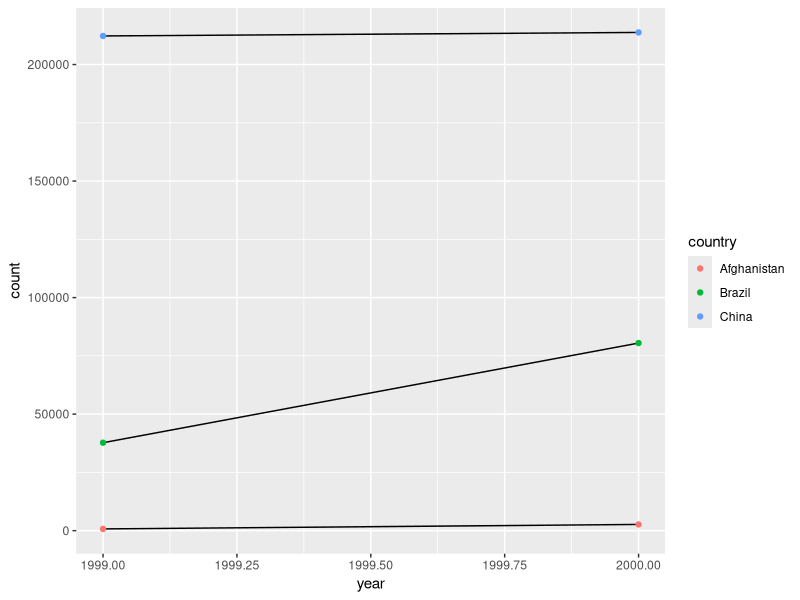

Source code (R): (Note: this script raises an error after producing the figure.)
## ---- chunk 1
knitr::opts_chunk$set(echo = TRUE)
library(tidyverse)
## ---- chunk 2
table2_cases <- filter(table2, type == "cases")[["count"]]
## ---- chunk 3
table2_population <- filter(table2, type == "population")[["count"]]
## ---- chunk 4
table2_rate <- table2_cases / table2_population * 10000
## ---- chunk 5
table2_country <- filter(table2, type == "cases")[["country"]]
table2_year <- filter(table2, type == "cases")[["year"]]

table2_new <- tibble(
  country = table2_country,
  year = table2_year,
  cases = table2_cases,
  population = table2_population,
  rate = table2_rate
  )
table2_new
## ---- chunk 6
table4_new <- tibble(
  country = table4a[["country"]],
  `1999` = table4a[["1999"]] / table4b[["1999"]] * 10000,
  `2000` = table4a[["2000"]] / table4b[["2000"]] * 10000
  )
table4_new
## ---- chunk 7
table2 %>%
  filter(type == "cases") %>% 
  ggplot(aes(year, count)) +
    geom_line(aes(group = country)) +
    geom_point(aes(colour = country))
## ---- chunk 8
    stocks <- tibble(
      year   = c(2015, 2015, 2016, 2016),
      half  = c(   1,    2,     1,    2),
      return = c(1.88, 0.59, 0.92, 0.17)
    )
    stocks %>% 
      spread(year, return) %>% 
      gather("year", "return", `2015`:`2016`)
## ---- chunk 9
stocks %>% select(year)
## ---- chunk 10
stocks %>% 
  spread(year, return) %>% 
  gather("year", "return", `2015`:`2016`) %>% 
  select(year)
## ---- chunk 11
    table4a %>% 
      gather(1999, 2000, key = "year", value = "cases")
## ---- chunk 12
table4a %>% 
  gather(`1999`, `2000`, key = "year", value = "cases")
## ---- chunk 13
    people <- tribble(
      ~name,             ~key,    ~value,
      #-----------------|--------|------
      "Phillip Woods",   "age",       45,
      "Phillip Woods",   "height",   186,
      "Phillip Woods",   "age",       50,
      "Jessica Cordero", "age",       37,
      "Jessica Cordero", "height",   156
    )
## ---- chunk 14
people %>% spread(key, value)
## ---- chunk 15
people <- tribble(
  ~name,             ~key,    ~value, ~time,
  #-----------------|--------|------|-------
  "Phillip Woods",   "age",       45, 1,
  "Phillip Woods",   "height",   186, 1,
  "Phillip Woods",   "age",       50, 2,
  "Jessica Cordero", "age",       37, 1,
  "Jessica Cordero", "height",   156, 1
)
## ---- chunk 16
people %>% spread(key, value)
## ---- chunk 17
    preg <- tribble(
      ~pregnant, ~male, ~female,
      "yes",     NA,    10,
      "no",      20,    12
    )
## ---- chunk 18
preg %>% gather(
  male, female,
  key = "sex",
  value = "count"
)
## ---- chunk 19
tibble(x = c("a,b,c", "d,e,f,g", "h,i,j")) %>% 
  separate(x, c("one", "two", "three"), extra = "merge")
## ---- chunk 20
tibble(x = c("a,b,c", "d,e", "f,g,i")) %>% 
  separate(x, c("one", "two", "three"), fill = "left")
## ---- chunk 21
tibble(x = c("a,b,c", "d,e,f", "g,h,i")) %>% 
  separate(x, c("one", "two", "three"), remove = "FALSE")
## ---- chunk 22
tibble(x = c("a,b,c", "d,e,f", "g,h,i")) %>% 
  separate(x, c("one", "two", "three"))

tibble(x = c("a,b,c", "d,e,f", "g,h,i"))

tibble(x = c("a,b,c", "d,e,f", "g,h,i")) %>% 
  extract(x, "A")
## ---- chunk 23
df <- data.frame(Month = 1:12, Year = c(NA, 2000, rep(NA, 10)))
df %>% fill(Year, .direction = c("up"))
## ---- chunk 24
who %>%
  gather(new_sp_m014:newrel_f65, key = "key", value = "cases") %>% 
  count(is.na(cases))
## ---- chunk 25
who %>%
  gather(new_sp_m014:newrel_f65, key = "key", value = "cases") %>% 
  filter(cases == 0) %>% 
  nrow()
## ---- chunk 26
who %>%
  gather(code, value, new_sp_m014:newrel_f65, na.rm = TRUE) %>% 
  separate(code, c("new", "var", "sexage")) %>% 
  select(-new, -iso2, -iso3) %>% 
  separate(sexage, c("sex", "age"), sep = 1)
## ---- chunk 27
split_problem <- who %>%
  gather(code, value, new_sp_m014:newrel_f65, na.rm = TRUE) %>% 
  separate(code, c("new", "var", "sexage")) %>% 
  select(-new, -iso2, -iso3) %>% 
  separate(sexage, c("sex", "age"), sep = 1)
## ---- chunk 28
split_problem %>% slice(73467:73486)
## ---- chunk 29
who %>% 
  gather(new_sp_m014:newrel_f65, key = "key", value = "cases", na.rm = TRUE) %>% 
  select(country, iso2, iso3) %>% 
  distinct() %>% 
  group_by(country) %>% 
  filter(n() > 1)
## ---- chunk 30
who_cases <- who %>%
  gather(code, value, new_sp_m014:newrel_f65, na.rm = TRUE) %>% 
  mutate(code = stringr::str_replace(code, "newrel", "new_rel")) %>%
  separate(code, c("new", "var", "sexage")) %>% 
  select(-new, -iso2, -iso3) %>% 
  separate(sexage, c("sex", "age"), sep = 1) %>% 
  group_by(country, year, sex) %>% 
  summarise(cases = sum(value))

who_cases
## ---- chunk 31
who_cases %>% 
  group_by(sex, year) %>%
  filter(year > 1995) %>% 
  summarise(cases_total = sum(cases)) %>%
  ggplot(aes(x = year, y = cases_total, group = sex, colour = sex)) +
    geom_line()
